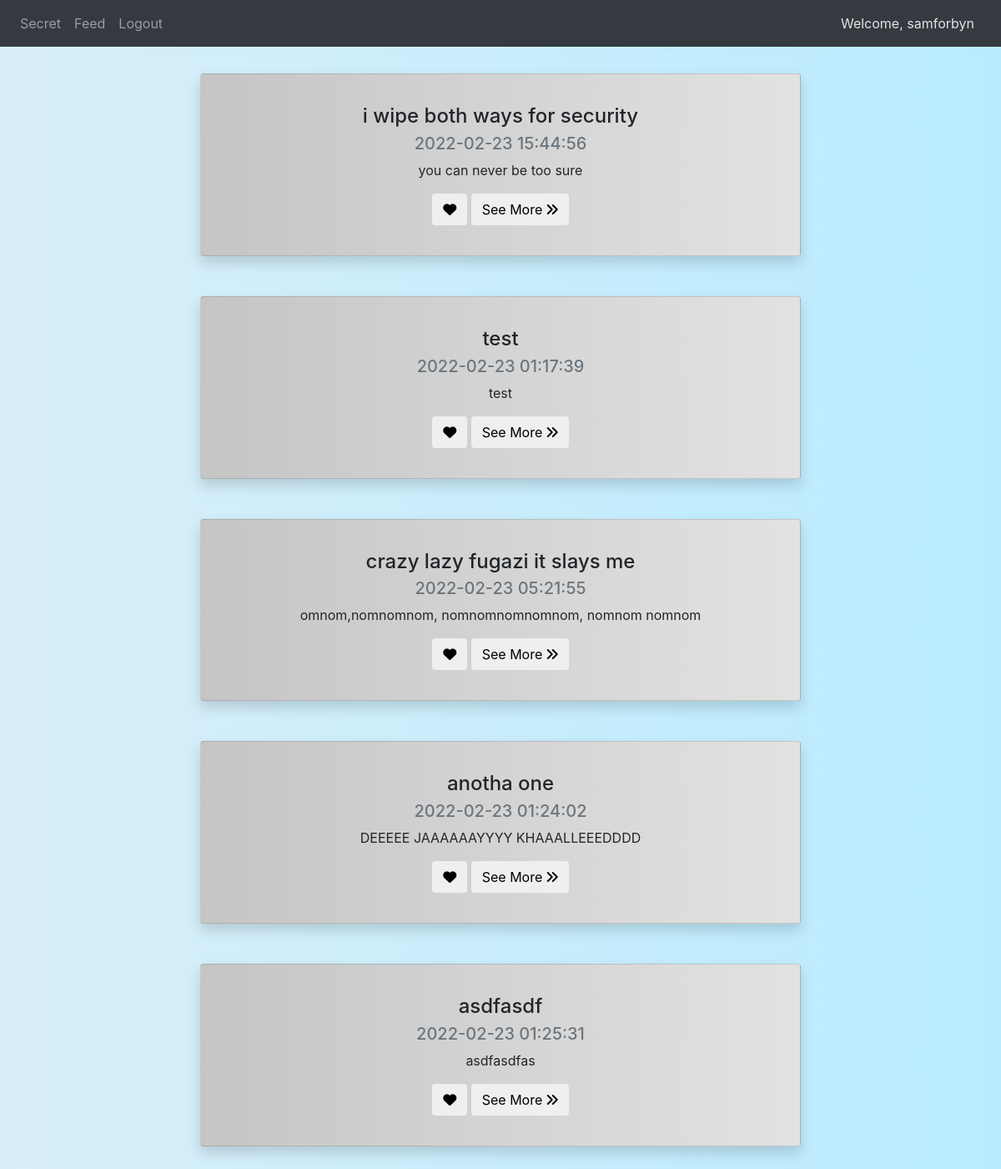
Page /feed (signed in) on the committed database.
### website/models.py (models this page shows, shortened)
class Users(db.Model, UserMixin):
    user_id = db.Column(db.Integer, primary_key=True, autoincrement=True, nullable=False)
    first_name = db.Column(db.String(175), nullable=False)
    last_name = db.Column(db.String(175), nullable=False)
    email = db.Column(db.String(175), unique=True, nullable=False)
    username = db.Column(db.String(175), unique=True, nullable=False)
    password = db.Column(db.String(512), nullable=False)

class Posts(db.Model):
    post_id = db.Column(db.Integer, primary_key=True, autoincrement=True)
    post_title = db.Column(db.String(175))
    post_content = db.Column(db.String(10000))
    post_image = db.Column(db.LargeBinary)
    post_date = db.Column(db.DateTime(timezone=True), server_default = func.now())
    post_author = db.Column(db.Integer, db.ForeignKey('users.user_id'))

### website/views.py (the view, shortened to what this page needs)
@views.route('/feed', methods=['GET', 'POST'])
@login_required
def feed():
    all_posts = db.session.query(Posts).all()
    def shuffle_posts(posts):
        try:
            result = list(posts)
            random.shuffle(result)
            return result
        except:
            return posts
    return render_template('feed.html', user=current_user, all_posts=shuffle_posts(all_posts))

### website/__init__.py (called while the page is built)
def create_app():
    app = Flask(__name__)
    app.config['SECRET_KEY'] = SECRET_KEY
    app.config['SQLALCHEMY_DATABASE_URI'] = f'sqlite:///{DB_NAME}'
    app.config['SQLALCHEMY_TRACK_MODIFICATIONS'] = False
    db.init_app(app)
    from .views import views
    from .auth import auth
    app.register_blueprint(views, url_prefix='/')
    app.register_blueprint(auth, url_prefix='/')
    QRcode(app)
    from .models import Users, Posts, Favorites
    create_database(app)
    login_manager = LoginManager()
    login_manager.login_view = 'auth.login'
    login_manager.init_app(app)
    @login_manager.user_loader
    def load_user(id):
        return Users.query.get(int(id))
    return app

### website/templates/feed.html (shortened to what this page needs)
{% extends 'base.html'%}
{% block style%}
<link rel="stylesheet" href="static/feed_css.css">
{% endblock %}
{% block body%}
    {% for post in all_posts %}
    <div align="center">
        <div class="card shadow p-3 mb-5 bg-white rounded postBG">
            <div class="card-body text-center" align="left">
                <h4 class="card-title">{{ post.post_title }}</h4>
                <h5 class="card-subtitle mb-2 text-muted">{{ post.post_date }}</h5>
                <p class="card-text">{{ post.post_content }}</p>
                <div class="d-flex justify-content-around">
                    <form method="post">
                        <button name="favbtn" value = {{ post.post_id }} class="btn btn-white btn-xs"><i class="fa-solid fa-heart"></i></button>
                        <button name="seeMore" class="btn btn-white btn-xs" value={{ post.post_id }}>See More <i class="fa-solid fa-angles-right"></i></button>
                    </form>
                </div>
            </div>
        </div>
    </div>
    {% endfor %}
{% endblock %}

### website/templates/base.html (shortened to what this page needs)
<!DOCTYPE html>
<html lang="en">
<head>
    <link rel="stylesheet" href="https://stackpath.bootstrapcdn.com/bootstrap/4.1.3/css/bootstrap.min.css">
    <link rel="stylesheet" href="https://cdnjs.cloudflare.com/ajax/libs/font-awesome/6.0.0/css/all.min.css" />
    <link rel="stylesheet" href="static/base_css.css">
    {% block style%}
    {% endblock %}
</head>
<body>
    <nav class = "navbar navbar-expand-lg navbar-dark bg-dark">
        <div class ="collapse navbar-collapse" id="navbar">
            <div class ="navbar-nav">
                {% if user.is_authenticated %}
                <a id = "home" href={{ url_for('views.home') }} class="nav-item nav-link">Secret</a>
                <a id = "home" href={{ url_for('views.feed') }} class="nav-item nav-link">Feed</a>
                <a id = "logout" href={{ url_for('auth.logout') }} class="nav-item nav-link">Logout</a>
                {% else %}
                <a id = "login" href={{ url_for('auth.login') }} class="nav-item nav-link">Login</a>
                <a id = "signUp" href={{ url_for('auth.sign_up') }} class="nav-item nav-link">Sign Up</a>
                {% endif %}
            </div>
        </div>
        {% if user.is_authenticated %}
        <a id="welcome" class="nav-item nav-link ml-auto" href={{ url_for('auth.profile') }}>Welcome, {{ user.username }}</a>
        {% endif %}
    </nav>
    <div class="container">
        {% block body%}
        {%endblock%}
    </div>
</body>
</html>

### website/static/base_css.css (style rules this page uses)
body { background-image: linear-gradient(to right,#d9eff8, #b9ebff); }
#welcome { color: #e2e2e2; }

### website/static/feed_css.css (style rules this page uses)
body { background-image: linear-gradient(to right,#d9eff8, #b9ebff); }
.postBG { background-image: linear-gradient(to left,#e2e2e2, #c5c5c5); margin-top: 2rem; margin-bottom: 1rem; width: 60vw; }
#welcome { color: #e2e2e2; }

### rows in the picture
Users: username "samforbyn"
Posts: post_title "i wipe both ways for security", post_date "2022-02-23 15:44:56", post_content "you can never be too sure", {{ post.post_id }} 5 (drawn)
Posts: post_title "test", post_date "2022-02-23 01:17:39", post_content "test", {{ post.post_id }} 1 (drawn)
Posts: post_title "crazy lazy fugazi it slays me", post_date "2022-02-23 05:21:55", post_content "omnom,nomnomnom, nomnomnomnomnom, nomnom nomnom", {{ post.post_id }} 4 (drawn)
Posts: post_title "anotha one", post_date "2022-02-23 01:24:02", post_content "DEEEEE JAAAAAAYYYY KHAAALLEEEDDDD", {{ post.post_id }} 2 (drawn)
Posts: post_title "asdfasdf", post_date "2022-02-23 01:25:31", post_content "asdfasdfas", {{ post.post_id }} 3 (drawn)
